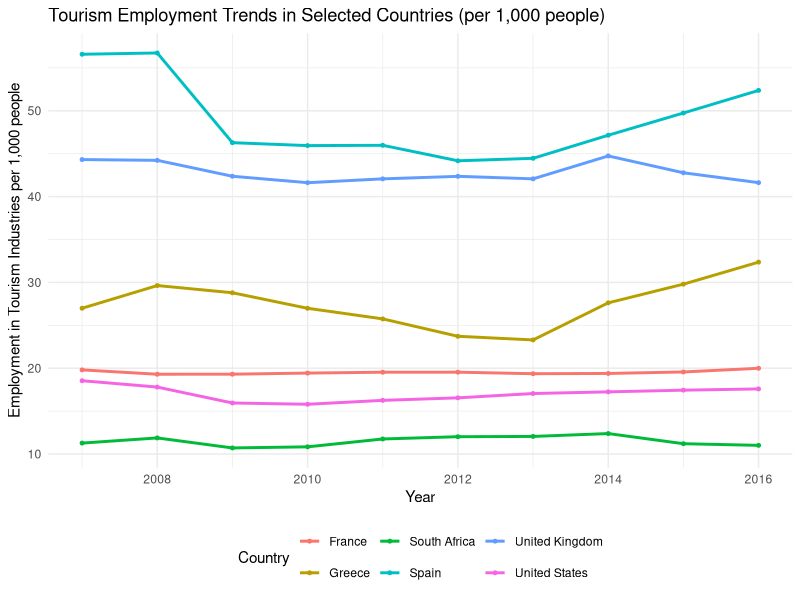
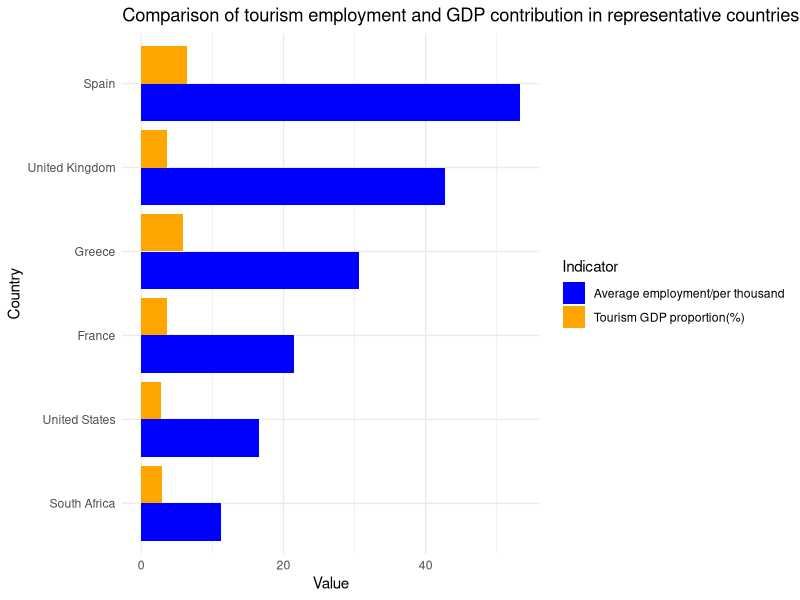

Source code (R) for these figures, in order:
## ---- chunk 1
# Load required libraries
library(tidyverse)
library(ggplot2)
library(dplyr)
library(scales)
## ---- chunk 2
# Read the data
tourism_employment <- read.csv("number-of-individuals-employed-in-tourism-related-industries-per-1000-people.csv")
tourism_gdp <- read.csv("tourism-gdp-proportion-of-total-gdp.csv")
## ---- chunk 3
# Clean column names
names(tourism_employment) <- c("Entity", "Code", "Year", "Employment_per_1000")
names(tourism_gdp) <- c("Entity", "Code", "Year", "Tourism_GDP_Share")

# Glimpse of the raw data
head(tourism_employment)                       
head(tourism_gdp)

# Check data structure and summary
str(tourism_employment)
summary(tourism_employment)

str(tourism_gdp)
summary(tourism_gdp)
## ---- chunk 4
# Handle missing values
tourism_employment <- tourism_employment %>% 
  filter(!is.na(Employment_per_1000))

tourism_gdp <- tourism_gdp %>% 
  filter(!is.na(Tourism_GDP_Share))

# Create a combined dataset for analysis
combined_data <- tourism_employment %>%
  inner_join(tourism_gdp, by = c("Entity", "Code", "Year"))

# Select key countries for trend analysis
key_countries <- c("Spain", "France", "United States", "South Africa", "United Kingdom", "Greece")

# Specific country and time period
trend_data <- tourism_employment %>%
  filter(Entity %in% key_countries,
         Year >= 2007,
         Year <= 2016)

# Glimpse of the processed data
head(combined_data) 
head(key_countries)
head(trend_data)
## ---- chunk 5
# Create a line chart to display employment trends
ggplot(trend_data, aes(x = Year, y = Employment_per_1000, color = Entity, group = Entity)) +
  geom_line(linewidth = 1) +
  geom_point(size = 1) +
  labs(title = "Tourism Employment Trends in Selected Countries (per 1,000 people)",
       x = "Year",
       y = "Employment in Tourism Industries per 1,000 people",
       color = "Country") +
  theme_minimal() +
  theme(legend.position = "bottom")
## ---- chunk 6
# Calculate the average for each country
country_bar_data <- combined_data %>%
  filter(Entity %in% key_countries) %>%
  group_by(Entity) %>%
  summarise(
    Avg_Employment = mean(Employment_per_1000, na.rm = TRUE),
    Avg_GDP_Share = mean(Tourism_GDP_Share, na.rm = TRUE)
  ) %>%
  pivot_longer(cols = c(Avg_Employment, Avg_GDP_Share), 
               names_to = "Metric", 
               values_to = "Value")

# Glimpse of the processed data
head(country_bar_data)

# Create grouped bar chart
ggplot(country_bar_data, aes(x = reorder(Entity, Value), y = Value, fill = Metric)) +
  geom_col(position = "dodge") +
  labs(title = "Comparison of tourism employment and GDP contribution in representative countries",
       x = "Country",
       y = "Value",
       fill = "Indicator") +
  scale_fill_manual(values = c("Avg_Employment" = "blue", "Avg_GDP_Share" = "orange"),
                    labels = c("Average employment/per thousand", "Tourism GDP proportion(%)")) +
  coord_flip() +
  theme_minimal()
